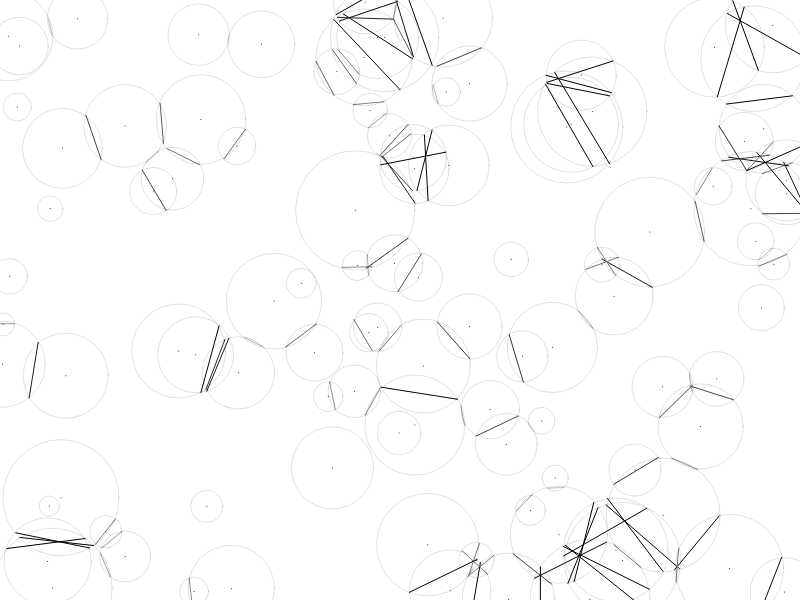
Frame 1 (no input)
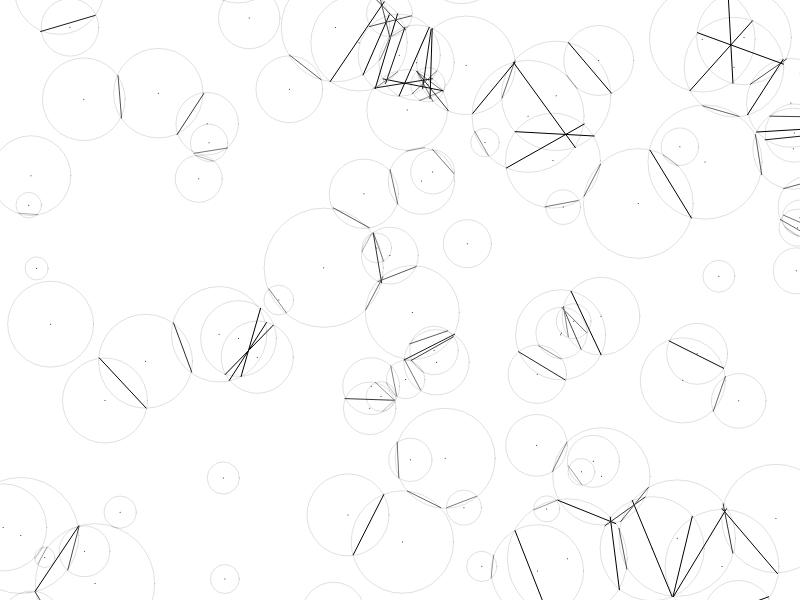
Frame 60 (no input)
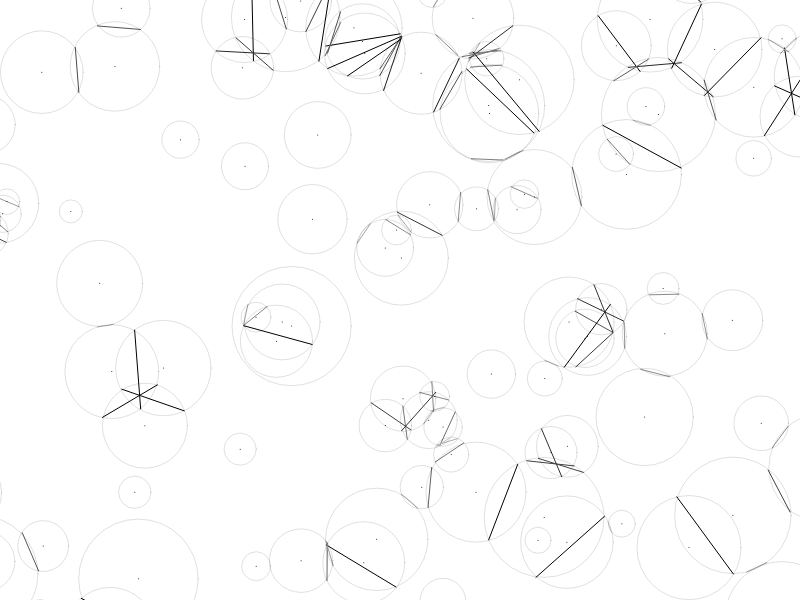
Frame 120 (the mouse pressed at the canvas centre since frame 60)

The p5.js sketch that drew these frames (run headless with seeded random() and noise() and a simulated clock; from frame 60 on, the mouse is pressed at the canvas centre):

// p5.js sketch
// ── sketch.js

/* 
   
   Structure 3 
   
   A surface filled with one hundred medium to small sized circles. 
   Each circle has a different size and direction, but moves at the same slow rate. 
   Display: 
   >>> A. The instantaneous intersections of the circles 
   B. The aggregate intersections of the circles 
   
   Ported to p5.js by Casey Reas
   11 July 2016
   p5.js 0.5.2
  
   Restored by Casey Reas <http://reas.com> 
   22 June 2016 
   Processing v.3.1.1 <http://processing.org> 
   
   Implemented by Casey Reas 
   8 March 2004 
   Processing v.68 <http://processing.org> 
   
   https://artport.whitney.org/commissions/softwarestructures2016/s3_1/code.html
 
*/

var numCircle = 100;
var circles = [];

function setup() {
  createCanvas(800, 600);
  frameRate(30);
  for (var i = 0; i < numCircle; i++) {
    var x = random(width);
    var y = random(height);
    var r = random(10, 60);
    var xspeed = random(-1.0, 1.0);
    var yspeed = random(-1.0, 1.0);
    circles[i] = new Circle(x, y, r, xspeed, yspeed, i);
  }
}

function draw() {
  background(255);
  for (var i = 0; i < circles.length; i++) {
    circles[i].update();
  }
  for (var j = 0; j < circles.length; j++) {
    circles[j].move();
  }
  for (var j = 0; j < circles.length; j++) {
    circles[j].draw();
  }
}

function Circle(px, py, pr, psp, pysp, pid) {
  this.x = px;
  this.y = py;
  this.r = pr;
  this.r2 = this.r * this.r;
  this.sp = psp;
  this.ysp = pysp;
  this.id = pid;

  this.update = function() {
    for (var i = this.id + 1; i < numCircle; i++) {
      intersect(circles[this.id], circles[i]);
    }
  }
  
  this.draw = function() {
    stroke(0);
    point(this.x, this.y);
    noFill();
    stroke(0,32);
    circle(this.x, this.y,this.r*2);
  }

  this.move = function() {
    this.x += this.sp;
    this.y += this.ysp;
    if (this.sp > 0) {
      if (this.x > width + this.r) {
        this.x = -this.r;
      }
    } else {
      if (this.x < -this.r) {
        this.x = width + this.r;
      }
    }
    if (this.ysp > 0) {
      if (this.y > height + this.r) {
        this.y = -this.r;
      }
    } else {
      if (this.y < -this.r) {
        this.y = height + this.r;
      }
    }
  }
}

function intersect(cA, cB) {

  var dx = cA.x - cB.x;
  var dy = cA.y - cB.y;
  var d2 = dx * dx + dy * dy;
  var d = sqrt(d2);

  if ((d > cA.r + cB.r) || (d < abs(cA.r - cB.r))) {
    return; // no solution 
  }

  var a = (cA.r2 - cB.r2 + d2) / (2 * d);
  var h = sqrt(cA.r2 - a * a);
  var x2 = cA.x + a * (cB.x - cA.x) / d;
  var y2 = cA.y + a * (cB.y - cA.y) / d;

  var paX = x2 + h * (cB.y - cA.y) / d;
  var paY = y2 - h * (cB.x - cA.x) / d;
  var pbX = x2 - h * (cB.y - cA.y) / d;
  var pbY = y2 + h * (cB.x - cA.x) / d;

  stroke(255-dist(paX, paY, pbX, pbY)*4); 
  line(paX, paY, pbX, pbY);

}
